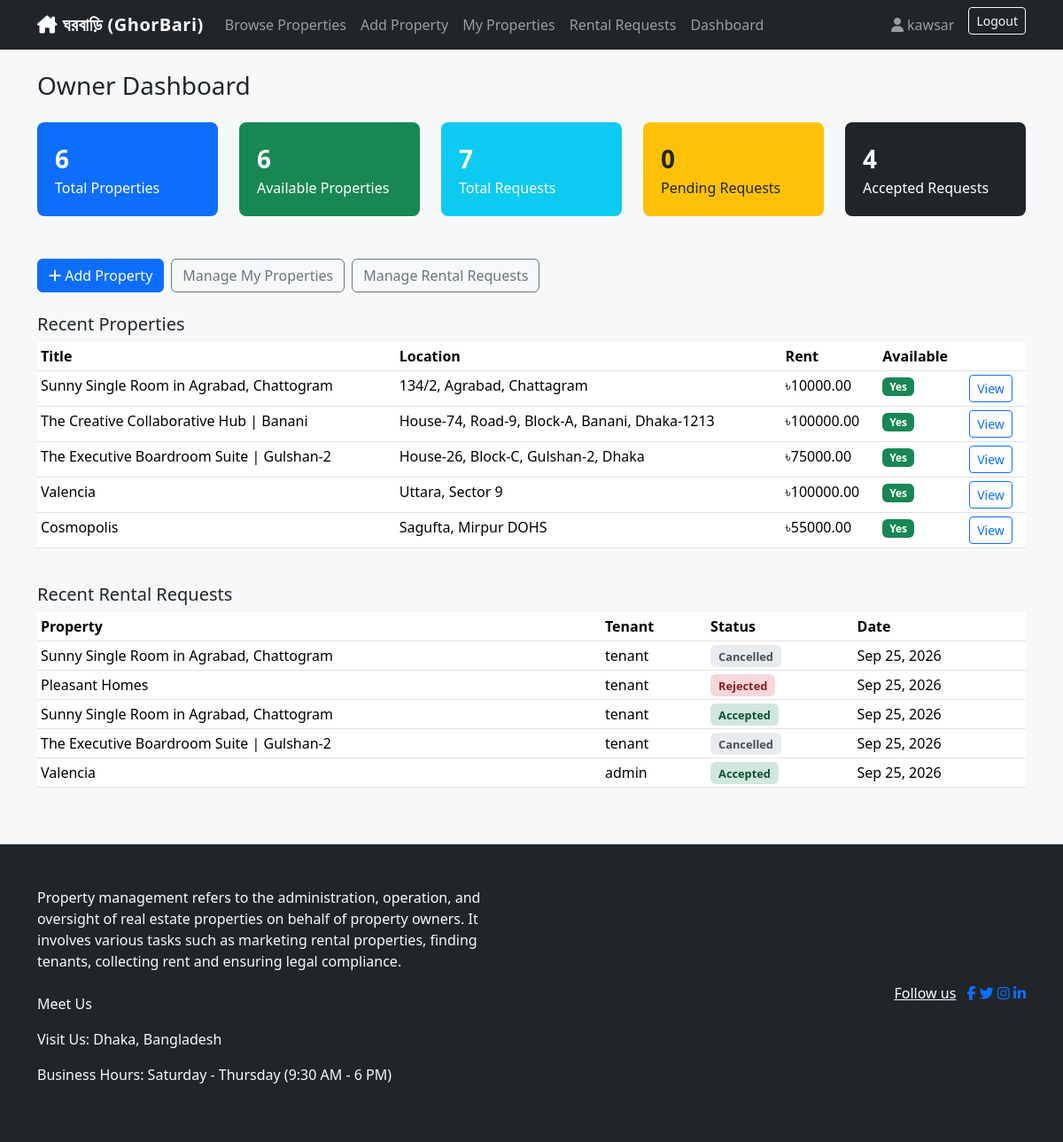
The app's page /accounts/dashboard/ (signed in) with its own data.
### accounts/models.py (models this page shows, shortened)
class User(AbstractUser):
    class Role(models.TextChoices):
        OWNER = 'OWNER', 'Property Owner'
        TENANT = 'TENANT', 'Tenant'
    role = models.CharField(max_length=10, choices=Role.choices, default=Role.TENANT)
    phone_number = models.CharField(max_length=20, blank=True)
    address = models.CharField(max_length=255, blank=True)
    profile_picture = models.ImageField(upload_to='profile_pics/', blank=True, null=True)
    @property
    def is_owner(self):
        return self.role == self.Role.OWNER

### properties/models.py (models this page shows, shortened)
class Property(models.Model):
    class PropertyType(models.TextChoices):
        APARTMENT = 'APARTMENT', 'Apartment'
        HOUSE = 'HOUSE', 'House'
        ROOM = 'ROOM', 'Room'
        OFFICE = 'OFFICE', 'Office'
    owner = models.ForeignKey(
        settings.AUTH_USER_MODEL, on_delete=models.CASCADE, related_name='properties'
    )
    title = models.CharField(max_length=200)
    description = models.TextField()
    property_type = models.CharField(max_length=20, choices=PropertyType.choices)
    location = models.CharField(max_length=255)
    monthly_rent = models.DecimalField(max_digits=10, decimal_places=2)
    bedrooms = models.PositiveIntegerField(default=1)
    bathrooms = models.PositiveIntegerField(default=1)
    image = models.ImageField(upload_to='property_images/', blank=True, null=True)
    is_available = models.BooleanField(default=True)
    created_at = models.DateTimeField(auto_now_add=True)
    updated_at = models.DateTimeField(auto_now=True)
    class Meta:
        ordering = ['-created_at']
        verbose_name_plural = 'Properties'

### rentals/models.py (models this page shows, shortened)
class RentalRequest(models.Model):
    class Status(models.TextChoices):
        PENDING = 'PENDING', 'Pending'
        ACCEPTED = 'ACCEPTED', 'Accepted'
        REJECTED = 'REJECTED', 'Rejected'
        CANCELLED = 'CANCELLED', 'Cancelled'
    property = models.ForeignKey(
        'properties.Property', on_delete=models.CASCADE, related_name='rental_requests'
    )
    tenant = models.ForeignKey(
        settings.AUTH_USER_MODEL, on_delete=models.CASCADE, related_name='rental_requests'
    )
    message = models.TextField(blank=True)
    request_date = models.DateTimeField(auto_now_add=True)
    status = models.CharField(max_length=10, choices=Status.choices, default=Status.PENDING)
    class Meta:
        ordering = ['-request_date']

### accounts/views.py (the view, shortened to what this page needs)
# urls.py: path('dashboard/', views.dashboard_view, name='dashboard'),
@login_required
def dashboard_view(request):
    if request.user.is_owner:
        properties = Property.objects.filter(owner=request.user)
        requests_qs = RentalRequest.objects.filter(property__owner=request.user)
        context = {
            'total_properties': properties.count(),
            'available_properties': properties.filter(is_available=True).count(),
            'total_requests': requests_qs.count(),
            'pending_requests': requests_qs.filter(status='PENDING').count(),
            'accepted_requests': requests_qs.filter(status='ACCEPTED').count(),
            'properties': properties.order_by('-created_at')[:5],
            'recent_requests': requests_qs.order_by('-request_date')[:5],
        }
        return render(request, 'accounts/owner_dashboard.html', context)

### templates/accounts/owner_dashboard.html (shortened to what this page needs)
{% extends 'base.html' %}
{% block content %}
<h3 class="mb-4">Owner Dashboard</h3>
<div class="row row-cols-2 row-cols-md-5 g-4 mb-5">
    <div class="col"><div class="dashboard-stat bg-primary"><div class="fs-3 fw-bold">{{ total_properties }}</div>Total Properties</div></div>
    <div class="col"><div class="dashboard-stat bg-success"><div class="fs-3 fw-bold">{{ available_properties }}</div>Available Properties</div></div>
    <div class="col"><div class="dashboard-stat bg-info"><div class="fs-3 fw-bold">{{ total_requests }}</div>Total Requests</div></div>
    <div class="col"><div class="dashboard-stat bg-warning text-dark"><div class="fs-3 fw-bold">{{ pending_requests }}</div>Pending Requests</div></div>
    <div class="col"><div class="dashboard-stat bg-dark"><div class="fs-3 fw-bold">{{ accepted_requests }}</div>Accepted Requests</div></div>
</div>
<div class="d-flex gap-2 mb-4">
    <a href="{% url 'properties:create' %}" class="btn btn-primary"><i class="fa-solid fa-plus"></i> Add Property</a>
    <a href="{% url 'properties:mine' %}" class="btn btn-outline-secondary">Manage My Properties</a>
    <a href="{% url 'rentals:owner_requests' %}" class="btn btn-outline-secondary">Manage Rental Requests</a>
</div>
<h5>Recent Properties</h5>
<div class="table-responsive mb-4">
<table class="table table-sm bg-white">
    <thead><tr><th>Title</th><th>Location</th><th>Rent</th><th>Available</th><th></th></tr></thead>
    <tbody>
    {% for p in properties %}
        <tr>
            <td>{{ p.title }}</td><td>{{ p.location }}</td><td>৳{{ p.monthly_rent }}</td>
            <td>{% if p.is_available %}<span class="badge bg-success">Yes</span>{% else %}<span class="badge bg-secondary">No</span>{% endif %}</td>
            <td><a href="{% url 'properties:detail' p.pk %}" class="btn btn-sm btn-outline-primary">View</a></td>
        </tr>
    {% empty %}<tr><td colspan="5" class="text-muted">No properties yet.</td></tr>{% endfor %}
    </tbody>
</table>
</div>
<h5>Recent Rental Requests</h5>
<div class="table-responsive">
<table class="table table-sm bg-white">
    <thead><tr><th>Property</th><th>Tenant</th><th>Status</th><th>Date</th></tr></thead>
    <tbody>
    {% for r in recent_requests %}
        <tr>
            <td>{{ r.property.title }}</td><td>{{ r.tenant.username }}</td>
            <td><span class="status-badge status-{{ r.status }}">{{ r.get_status_display }}</span></td>
            <td>{{ r.request_date|date:"M d, Y" }}</td>
        </tr>
    {% empty %}<tr><td colspan="4" class="text-muted">No requests yet.</td></tr>{% endfor %}
    </tbody>
</table>
</div>
{% endblock %}

### templates/base.html (shortened to what this page needs)
{% load static %}
<!DOCTYPE html>
<html lang="en">
<head>
    <link href="https://cdnjs.cloudflare.com/ajax/libs/bootstrap/5.3.3/css/bootstrap.min.css" rel="stylesheet">
    <link href="https://cdnjs.cloudflare.com/ajax/libs/font-awesome/6.5.2/css/all.min.css" rel="stylesheet">
    <link href="{% static 'css/style.css' %}" rel="stylesheet">
</head>
<body>
<nav class="navbar navbar-expand-lg navbar-dark bg-dark">
    <div class="container">
        <a class="navbar-brand fw-bold" href="{% url 'properties:list' %}"><i class="fa-solid fa-house-chimney"></i> ঘরবাড়ি (GhorBari) </a>
        <div class="collapse navbar-collapse" id="navMenu">
            <ul class="navbar-nav me-auto">
                <li class="nav-item"><a class="nav-link" href="{% url 'properties:list' %}">Browse Properties</a></li>
                {% if user.is_authenticated %}
                    {% if user.is_owner %}
                        <li class="nav-item"><a class="nav-link" href="{% url 'properties:create' %}">Add Property</a></li>
                        <li class="nav-item"><a class="nav-link" href="{% url 'properties:mine' %}">My Properties</a></li>
                        <li class="nav-item"><a class="nav-link" href="{% url 'rentals:owner_requests' %}">Rental Requests</a></li>
                    {% else %}
                        <li class="nav-item"><a class="nav-link" href="{% url 'rentals:my_requests' %}">My Requests</a></li>
                    {% endif %}
                    <li class="nav-item"><a class="nav-link" href="{% url 'accounts:dashboard' %}">Dashboard</a></li>
                {% endif %}
            </ul>
            <ul class="navbar-nav">
                {% if user.is_authenticated %}
                    <li class="nav-item"><a class="nav-link" href="{% url 'accounts:profile' %}"><i class="fa-solid fa-user"></i> {{ user.username }}</a></li>
                    <li class="nav-item">
                        <form method="post" action="{% url 'accounts:logout' %}" class="d-inline">
                            <button type="submit" class="btn btn-outline-light btn-sm ms-2">Logout</button>
                        </form>
                    </li>
                {% else %}
                    <li class="nav-item"><a class="nav-link" href="{% url 'accounts:login' %}">Login</a></li>
                    <li class="nav-item"><a class="nav-link" href="{% url 'accounts:register' %}">Register</a></li>
                {% endif %}
            </ul>
        </div>
    </div>
</nav>
<div class="container mt-4">
    {% block content %}{% endblock %}
</div>
<footer class="mt-5 py-4 bg-dark text-light text-center">
    <div class="container white-bdrt1 py-4">
        <div class="row align-items-center">
            <div class="col-md-6">
                <div class="text-center text-lg-start">
                    <p class="copyright-text mb-2 mb-md-0 text-white-light ff-heading">
                        Property management refers to the administration, operation, and oversight
                        of real estate properties on behalf of property owners. It involves various
                        tasks such as marketing rental properties, finding tenants, collecting rent
                        and ensuring legal compliance.</p>
                        <br>
                        <p>Meet Us</p>
                        <p>Visit Us:
                        Dhaka, Bangladesh
                        </p>
                        <p>Business Hours:
                        Saturday - Thursday (9:30 AM - 6 PM)</p>
                </div>
            </div>
            <div class="col-md-6 ">
                <div class="social-widget text-center text-md-end">
                    <div class="social-style1">
                        <a class="text-white me-2 fw500 fz17" href="">Follow us</a>
                        <a href="#"><i
                                class="fab fa-facebook-f list-inline-item"></i></a>
                        <a href="#"><i
                                class="fab fa-twitter list-inline-item"></i></a>
                        <a href="#"><i
                                class="fab fa-instagram list-inline-item"></i></a>
                        <a href="#"><i
                                class="fab fa-linkedin-in list-inline-item"></i></a>
                    </div>
                </div>
            </div>
        </div>
    </div>
</footer>
</body>
</html>

### static/css/style.css (style rules this page uses)
body { background-color: #f7f8fa; }
.navbar-brand { letter-spacing: 0.5px; }
.status-ACCEPTED { color: #0f5132; background: #d1e7dd; }
.status-REJECTED { color: #842029; background: #f8d7da; }
.status-CANCELLED { color: #495057; background: #e9ecef; }
.status-badge { padding: 0.3em 0.7em; border-radius: 0.375rem; font-weight: 600; font-size: 0.8rem; }
.dashboard-stat { border-radius: 0.5rem; padding: 1.25rem; color: #fff; }

### records on screen
User: username "kawsar"
Property: title "Sunny Single Room in Agrabad, Chattogram", location "134/2, Agrabad, Chattagram", monthly_rent "10000.00", is_available "Yes"
Property: title "The Creative Collaborative Hub | Banani", location "House-74, Road-9, Block-A, Banani, Dhaka-1213", monthly_rent "100000.00", is_available "Yes"
Property: title "The Executive Boardroom Suite | Gulshan-2", location "House-26, Block-C, Gulshan-2, Dhaka", monthly_rent "75000.00", is_available "Yes"
Property: title "Valencia", location "Uttara, Sector 9", monthly_rent "100000.00", is_available "Yes"
Property: title "Cosmopolis", location "Sagufta, Mirpur DOHS", monthly_rent "55000.00", is_available "Yes"
RentalRequest: property "Sunny Single Room in Agrabad, Chattogram", tenant.username "tenant", status "Cancelled", request_date "Sep 25, 2026"
RentalRequest: property "Pleasant Homes", tenant.username "tenant", status "Rejected", request_date "Sep 25, 2026"
RentalRequest: property "Sunny Single Room in Agrabad, Chattogram", tenant.username "tenant", status "Accepted", request_date "Sep 25, 2026"
RentalRequest: property "The Executive Boardroom Suite | Gulshan-2", tenant.username "tenant", status "Cancelled", request_date "Sep 25, 2026"
RentalRequest: property "Valencia", tenant.username "admin", status "Accepted", request_date "Sep 25, 2026"

### other values on screen
{{ total_properties }} "6"
{{ available_properties }} "6"
{{ total_requests }} "7"
{{ pending_requests }} "0"
{{ accepted_requests }} "4"
